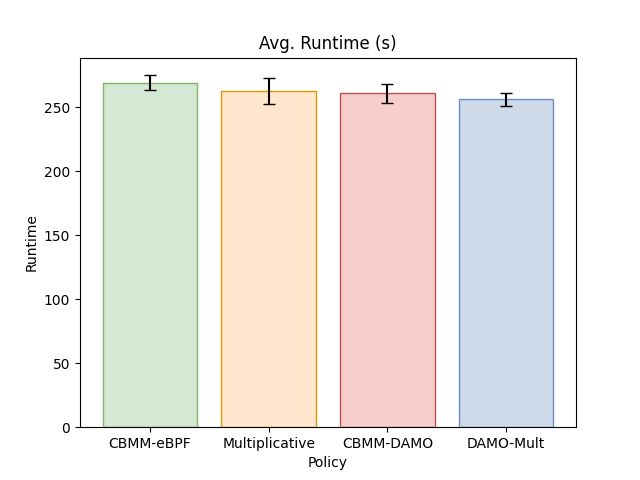

Recreate this plot in Python.
import matplotlib.pyplot as plt
import numpy as np

constant = 0.001

labels = ['CBMM-eBPF', 'Multiplicative', 'CBMM-DAMO', 'DAMO-Mult']

motivation = False
if not motivation:
    data = np.array([269051.625, 262324.5714, 260684.875, 255950.5]) * constant
    stdevs = np.array([5794.428455, 10122.81822, 7501.768009, 5059.814706]) * constant
else:
    labels = ["0", "-5", "-10", "-20", "-30"]
    data = np.array([264910.75, 264534.75, 259577.25, 263057.125, 266068]) * constant
    stdevs = np.array([10585.70358, 13798.6055, 9852.335978, 10045.88183, 11245.3837]) * constant
colors = ["#D5E8D4", "#FFE6CC", "#F8CECC", "#CDD9E9", "#F1E6C6", "#DBCFE1"]
edge_colors = ["#82B366", "#D79B00", "#B85450", "#6C8EBF", "#D6B656", "#9673A6"]
hatches = ["/", "x", "|", "\\", "+", "-"]
markers = ["o", "^", "P", "s", "v", "^"]

true_colors = colors
true_hatches = hatches
true_edge_colors = edge_colors

plt.bar(labels, data, color = true_colors, edgecolor = edge_colors, yerr = stdevs, capsize = 4)
plt.title('Avg. Runtime (s)')
plt.xlabel('Policy')
plt.ylabel('Runtime')

# plt.ylim(bottom = 200000 * constant, top = 300000 * constant)

plt.show()

plt.savefig("plot.png")
plt.savefig("plot.pdf")
